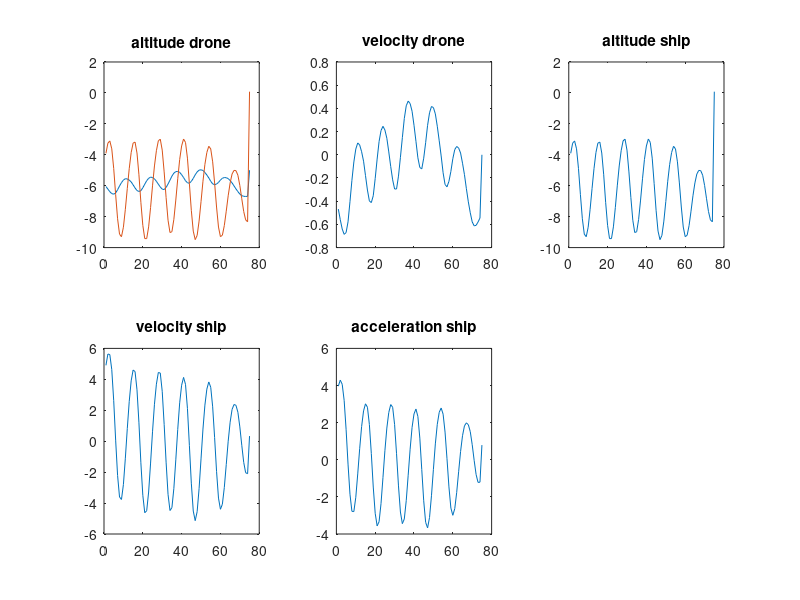
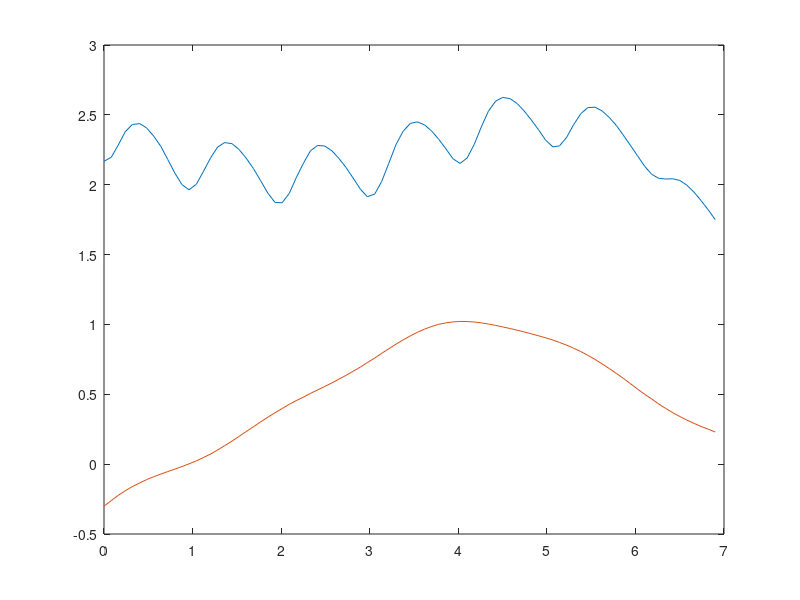

Reproduce these figures in MATLAB, in order. (Note: this script raises an error after producing the figures.)
clear; clc;
%v_pos_dist = importdata("log_v_pos_dist.txt");
%v_vel_dist = importdata("log_v_vel_dist.txt");
%v_vel_dist_lp = importdata("log_v_vel_dist_lp.txt");
%v_pos_dist = importdata("log_v_pos_dist_3_wave.txt");
%v_vel_dist = importdata("log_v_vel_dist_3_wave.txt");
%v_vel_dist_lp = importdata("log_v_vel_dist_lp_3_wave.txt");
v_vel_aruco = importdata("log_v_vel_aruco_3_wave.txt");
v_land = importdata("log_v_good_land.txt");
v_vel = importdata("log_v.txt");
x = importdata("log_x.txt");
%x(:,1) = [];
%v(:,1) = [];
x(1:10,:) = [];
%v(1,:) = [];

figure(1)
subplot(2,3,1)
plot(x(:,1)-5)
hold on;
plot(x(:,3))
title('altitude drone')
subplot(2,3,2)
plot(x(:,2))
title('velocity drone')
subplot(2,3,3)
plot(x(:,3))
title('altitude ship')
subplot(2,3,4)
plot(x(:,4))
title('velocity ship')
subplot(2,3,5)
plot(x(:,5))
title('acceleration ship')

% figure(2)
% plot(v(:,1))
% hold on;
% plot(v(:,2)-1.4)

% figure(3)
% plot(v_vel_dist(:,1))
% hold on;
% plot(v_vel_dist(:,2)-1.4)

% figure(4)
% plot(v_pos_dist(:,3)-5)
% hold on;
% plot(v_vel_dist(:,3)-5)
% plot(v_vel_dist_lp(:,3)-5)
% xlim([0 800])
% legend('dist pos cont', 'dist vel cont', 'dist vel cont lp')
% 
% figure(5)
% plot(v_vel_aruco(:,3)-5)
% hold on;
% plot(v_vel_aruco(:,4)-5)
% plot(v_vel_aruco(:,4)-v_vel_aruco(:,3))
% xlim([0 800])
% legend('dist aruco', 'dist ground truth', 'dist diff')
% 
% figure(6)
% plot(v_vel_aruco(:,1))
% hold on;
% plot(v_vel_aruco(:,2)-1.4)
% legend('drone pos', 'ship pos')

figure(7)
plot(v_vel(:,4), v_vel(:,1)-1.12-(4-1.12))
hold on
plot(v_vel(:,4), v_vel(:,2))

% figure(8)
% plot(v_land(:,1))
% hold on;
% plot(v_land(:,2)-6)
% legend('drone pos', 'ship pos')

%%
avg_dist_pos = mean(abs(v_pos_dist(1:800,3)-5))
avg_dist_vel = mean(abs(v_vel_dist(1:800,3)-5))
avg_dist_vel_lp = mean(abs(v_vel_dist_lp(1:800,3)-5))
std_dist_pos = std(abs(v_pos_dist(1:800,3)-5))
std_dist_vel = std(abs(v_vel_dist(1:800,3)-5))
std_dist_vel_lp = std(abs(v_vel_dist_lp(1:800,3)-5))
